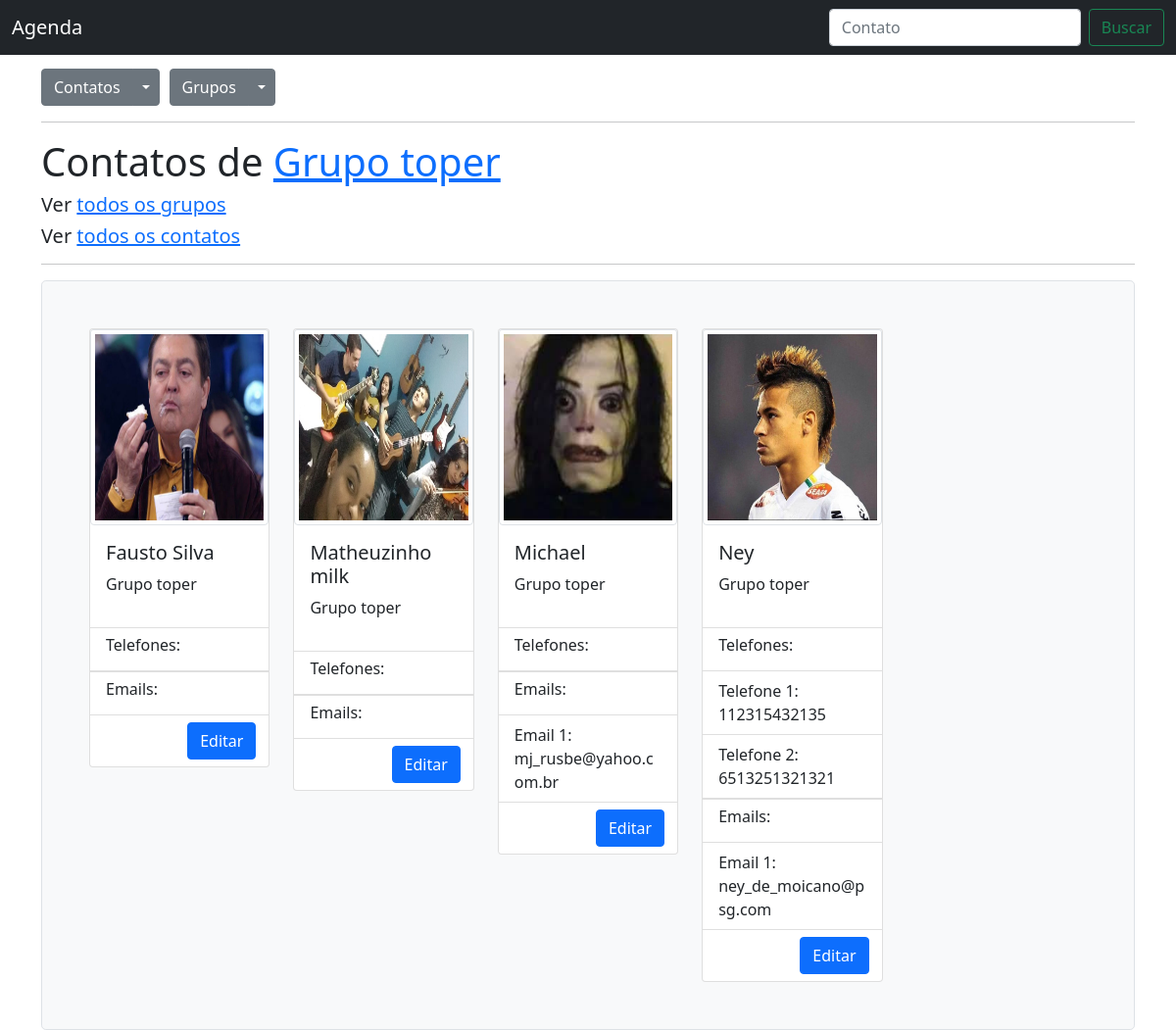
Page /grupos/10/contatos/ on the committed database.
### contatos/models.py (models this page shows)
class Grupo(models.Model):
    nome = models.CharField(max_length=50, unique=True)
    descricao = models.CharField(max_length=280, null=True, blank=True)

class Contato(models.Model):
    nome = models.CharField(max_length=50, unique=True)
    avatar = models.ImageField(upload_to='avatares/', null=True, blank=True)
    grupos = models.ManyToManyField(Grupo)
    class Meta:
        ordering = ['nome']

class Email(models.Model):
    endereco = models.EmailField(max_length=255)
    contato = models.ForeignKey(Contato, on_delete=models.CASCADE)

class Telefone(models.Model):
    numero = models.CharField(max_length=14)
    contato = models.ForeignKey(Contato, on_delete=models.CASCADE)

### contatos/views.py (the view)
# urls.py: path('', views.contatos_list_view, name='contatos_list_view'),
def contatos_list_view(request, grupo_id=None):
    grupo = None
    busca = None
    if grupo_id:
        grupo = get_object_or_404(Grupo, id=grupo_id)
        contatos = grupo.contato_set.all()
    elif request.POST.get('busca'):
        busca = request.POST.get('busca')
        contatos = Contato.objects.filter(nome__contains=busca)
    else:
        contatos = Contato.objects.all()
    return render(request, 'contatos/contatos_list.html', {'contatos':contatos, 'grupo':grupo, 'busca':busca})

### contatos/templates/contatos/contatos_list.html (shortened to what this page needs)
{% extends 'base.html' %}
{% load static %}
{% block content %}
  {% if grupo %}
    <h1>Contatos de <a href="{% url 'editar_grupo' grupo.id %}">{{ grupo.nome }}</a></h1>
    <h5>Ver <a href="{% url 'grupos_list' %}">todos os grupos</a></h5>
    <h5>Ver <a href="{% url 'contatos_list_view' %}">todos os contatos</a></h5>
  {% endif %}
  <hr>
  <div class="h-100 p-5 bg-light border rounded-3">
    <div class="row row-cols-1 row-cols-sm-2 row-cols-md-3 row-cols-lg-4 row-cols-xl-5 g-4">
      {% for contato in contatos %}
        <div class="col">
          <div class="card">
            {% if contato.avatar %}
              <img style="height:200px" src="{{ contato.avatar.url }}" class="card-img-top img-thumbnail" alt="...">
            {% else %}
              TESTE
              <img style="height:200px" src="{% static 'fotos/iconfinder_user_account_profile_5402435.png' %}" class="card-img-top img-thumbnail" alt="...">
            {% endif %}
            <div class="card-body">
              <h5 class="card-title">{{ contato.nome }}</h5>
              <p>
                {% for grupo in contato.grupos.all %}
                  {{ grupo.nome }}
                {% endfor %}
              </p>
            </div>
            <ul class="list-group list-group-flush">
              <li class="list-group-item"><h6 class="card-title">Telefones:</h6></li>
              {% for tel in contato.telefone_set.all %}
                <li class="list-group-item">Telefone {{ forloop.counter }}: {{ tel.numero }}</li>
              {% endfor %}
            </ul>
            <ul class="list-group list-group-flush">
              <li class="list-group-item"><h6 class="card-title">Emails:</h6></li>
              {% for email in contato.email_set.all %}
                <li class="list-group-item">Email {{ forloop.counter }}: {{ email.endereco }}</li>
              {% endfor %}
            </ul>
            <li class="btn btn-primarylist-group-item text-end "><a class="btn btn-primary" href="{% url 'editar_contato' contato.id %}">Editar</a></li>
          </div>
        </div>
      {% empty %}
        {% if grupo %}
          <h2>Não há nenhum contato associado com o grupo.</h2>
        {% else %}
          <h2>Não há contatos cadastrados</h2>
        {% endif %}
      {% endfor %}
    </div>
  </div>
{% endblock %}

### rows in the picture
Grupo: nome "Grupo toper"
Contato: avatar (picture), nome "Fausto Silva"
Contato: avatar (picture), nome "Matheuzinho milk"
Contato: avatar (picture), nome "Michael"
Email: endereco "mj_rusbe@yahoo.com.br"
Contato: avatar (picture), nome "Ney"
Telefone: numero "112315432135"
Telefone: numero "6513251321321"
Email: endereco "ney_de_moicano@psg.com"
